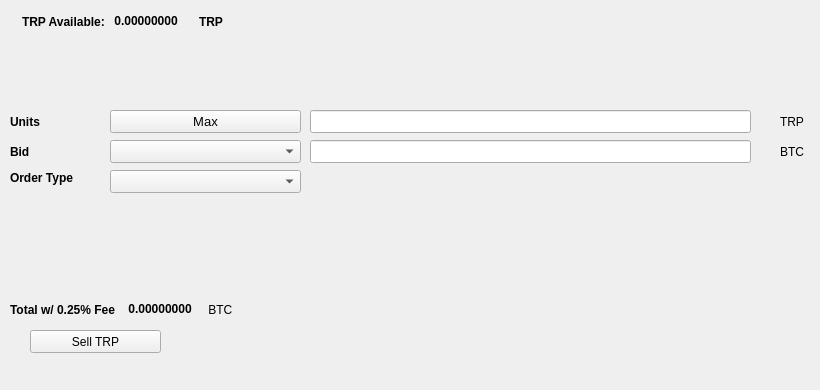
   <widget class="QWidget" name="SellTab">
    <attribute name="title">
     <string>Sell</string>
    </attribute>
    <widget class="QLabel" name="label_16">
     <property name="geometry">
      <rect>
       <x>780</x>
       <y>140</y>
       <width>31</width>
       <height>23</height>
      </rect>
     </property>
     <property name="text">
      <string>BTC</string>
     </property>
    </widget>
    <widget class="QComboBox" name="SellBidcomboBox">
     <property name="geometry">
      <rect>
       <x>110</x>
       <y>140</y>
       <width>191</width>
       <height>23</height>
      </rect>
     </property>
     <property name="font">
      <font>
       <pointsize>10</pointsize>
      </font>
     </property>
    </widget>
    <widget class="QLabel" name="label_18">
     <property name="geometry">
      <rect>
       <x>10</x>
       <y>110</y>
       <width>46</width>
       <height>23</height>
      </rect>
     </property>
     <property name="font">
      <font>
       <weight>75</weight>
       <bold>true</bold>
      </font>
     </property>
     <property name="text">
      <string>Units</string>
     </property>
    </widget>
    <widget class="QPushButton" name="Sell_Max_Amount">
     <property name="geometry">
      <rect>
       <x>110</x>
       <y>110</y>
       <width>191</width>
       <height>23</height>
      </rect>
     </property>
     <property name="font">
      <font>
       <pointsize>10</pointsize>
      </font>
     </property>
     <property name="text">
      <string>Max</string>
     </property>
    </widget>
    <widget class="QLabel" name="label_20">
     <property name="geometry">
      <rect>
       <x>10</x>
       <y>170</y>
       <width>91</width>
       <height>16</height>
      </rect>
     </property>
     <property name="font">
      <font>
       <weight>75</weight>
       <bold>true</bold>
      </font>
     </property>
     <property name="text">
      <string>Order Type</string>
     </property>
    </widget>
    <widget class="QComboBox" name="SellOrdertypeCombo">
     <property name="geometry">
      <rect>
       <x>110</x>
       <y>170</y>
       <width>191</width>
       <height>23</height>
      </rect>
     </property>
     <property name="font">
      <font>
       <pointsize>10</pointsize>
      </font>
     </property>
    </widget>
    <widget class="QLabel" name="label_21">
     <property name="geometry">
      <rect>
       <x>10</x>
       <y>140</y>
       <width>46</width>
       <height>23</height>
      </rect>
     </property>
     <property name="font">
      <font>
       <weight>75</weight>
       <bold>true</bold>
      </font>
     </property>
     <property name="text">
      <string>Bid</string>
     </property>
    </widget>
    <widget class="QLabel" name="label_22">
     <property name="geometry">
      <rect>
       <x>780</x>
       <y>110</y>
       <width>31</width>
       <height>23</height>
      </rect>
     </property>
     <property name="text">
      <string>TRP</string>
     </property>
    </widget>
    <widget class="QLineEdit" name="UnitsInputTRP">
     <property name="geometry">
      <rect>
       <x>310</x>
       <y>110</y>
       <width>441</width>
       <height>23</height>
      </rect>
     </property>
     <property name="font">
      <font>
       <pointsize>9</pointsize>
       <weight>75</weight>
       <bold>true</bold>
      </font>
     </property>
    </widget>
    <widget class="QLineEdit" name="SellBidPriceEdit">
     <property name="geometry">
      <rect>
       <x>310</x>
       <y>140</y>
       <width>441</width>
       <height>23</height>
      </rect>
     </property>
     <property name="font">
      <font>
       <pointsize>9</pointsize>
       <weight>75</weight>
       <bold>true</bold>
      </font>
     </property>
    </widget>
    <widget class="QPushButton" name="SellTRPBTN">
     <property name="geometry">
      <rect>
       <x>30</x>
       <y>330</y>
       <width>131</width>
       <height>23</height>
      </rect>
     </property>
     <property name="text">
      <string>Sell TRP</string>
     </property>
     <property name="icon">
      <iconset resource="../travelpay">
       <normaloff>:/icons/bitcoin</normaloff>:/icons/bitcoin</iconset>
     </property>
    </widget>
    <widget class="QWidget" name="layoutWidget3">
     <property name="geometry">
      <rect>
       <x>22</x>
       <y>12</y>
       <width>258</width>
       <height>19</height>
      </rect>
     </property>
     <layout class="QHBoxLayout" name="horizontalLayout">
      <item>
       <widget class="QLabel" name="label232_2">
        <property name="font">
         <font>
          <weight>75</weight>
          <bold>true</bold>
         </font>
        </property>
        <property name="text">
         <string>TRP Available:</string>
        </property>
       </widget>
      </item>
      <item>
       <widget class="QLabel" name="TRPAvailableLabel">
        <property name="palette">
         <palette>
          <active>
           <colorrole role="WindowText">
            <brush brushstyle="SolidPattern">
             <color alpha="255">
              <red>0</red>
              <green>0</green>
              <blue>0</blue>
             </color>
            </brush>
           </colorrole>
           <colorrole role="Button">
            <brush brushstyle="SolidPattern">
             <color alpha="255">
              <red>0</red>
              <green>170</green>
              <blue>0</blue>
             </color>
            </brush>
           </colorrole>
           <colorrole role="Light">
            <brush brushstyle="SolidPattern">
             <color alpha="255">
              <red>0</red>
              <green>255</green>
              <blue>0</blue>
             </color>
            </brush>
           </colorrole>
           <colorrole role="Midlight">
            <brush brushstyle="SolidPattern">
             <color alpha="255">
              <red>0</red>
              <green>212</green>
              <blue>0</blue>
             </color>
            </brush>
           </colorrole>
           <colorrole role="Dark">
            <brush brushstyle="SolidPattern">
             <color alpha="255">
              <red>0</red>
              <green>85</green>
              <blue>0</blue>
             </color>
            </brush>
           </colorrole>
           <colorrole role="Mid">
            <brush brushstyle="SolidPattern">
             <color alpha="255">
              <red>0</red>
              <green>113</green>
              <blue>0</blue>
             </color>
            </brush>
           </colorrole>
           <colorrole role="Text">
            <brush brushstyle="SolidPattern">
             <color alpha="255">
              <red>0</red>
              <green>170</green>
              <blue>0</blue>
             </color>
            </brush>
           </colorrole>
           <colorrole role="BrightText">
            <brush brushstyle="SolidPattern">
             <color alpha="255">
              <red>255</red>
              <green>255</green>
              <blue>255</blue>
             </color>
            </brush>
           </colorrole>
           <colorrole role="ButtonText">
            <brush brushstyle="SolidPattern">
             <color alpha="255">
              <red>0</red>
              <green>0</green>
              <blue>0</blue>
             </color>
            </brush>
           </colorrole>
           <colorrole role="Base">
            <brush brushstyle="SolidPattern">
             <color alpha="255">
              <red>255</red>
              <green>255</green>
              <blue>255</blue>
             </color>
            </brush>
           </colorrole>
           <colorrole role="Window">
            <brush brushstyle="SolidPattern">
             <color alpha="255">
              <red>0</red>
              <green>170</green>
              <blue>0</blue>
             </color>
            </brush>
           </colorrole>
           <colorrole role="Shadow">
            <brush brushstyle="SolidPattern">
             <color alpha="255">
              <red>0</red>
              <green>0</green>
              <blue>0</blue>
             </color>
            </brush>
           </colorrole>
           <colorrole role="AlternateBase">
            <brush brushstyle="SolidPattern">
             <color alpha="255">
              <red>127</red>
              <green>212</green>
              <blue>127</blue>
             </color>
            </brush>
           </colorrole>
           <colorrole role="ToolTipBase">
            <brush brushstyle="SolidPattern">
             <color alpha="255">
              <red>255</red>
              <green>255</green>
              <blue>220</blue>
             </color>
            </brush>
           </colorrole>
           <colorrole role="ToolTipText">
            <brush brushstyle="SolidPattern">
             <color alpha="255">
              <red>0</red>
              <green>0</green>
              <blue>0</blue>
             </color>
            </brush>
           </colorrole>
          </active>
          <inactive>
           <colorrole role="WindowText">
            <brush brushstyle="SolidPattern">
             <color alpha="255">
              <red>0</red>
              <green>0</green>
              <blue>0</blue>
             </color>
            </brush>
           </colorrole>
           <colorrole role="Button">
            <brush brushstyle="SolidPattern">
             <color alpha="255">
              <red>0</red>
              <green>170</green>
              <blue>0</blue>
             </color>
            </brush>
           </colorrole>
           <colorrole role="Light">
            <brush brushstyle="SolidPattern">
             <color alpha="255">
              <red>0</red>
              <green>255</green>
              <blue>0</blue>
             </color>
            </brush>
           </colorrole>
           <colorrole role="Midlight">
            <brush brushstyle="SolidPattern">
             <color alpha="255">
              <red>0</red>
              <green>212</green>
              <blue>0</blue>
             </color>
            </brush>
           </colorrole>
           <colorrole role="Dark">
            <brush brushstyle="SolidPattern">
             <color alpha="255">
              <red>0</red>
              <green>85</green>
              <blue>0</blue>
             </color>
            </brush>
           </colorrole>
           <colorrole role="Mid">
            <brush brushstyle="SolidPattern">
             <color alpha="255">
              <red>0</red>
              <green>113</green>
              <blue>0</blue>
             </color>
            </brush>
           </colorrole>
           <colorrole role="Text">
            <brush brushstyle="SolidPattern">
             <color alpha="255">
              <red>0</red>
              <green>170</green>
              <blue>0</blue>
             </color>
            </brush>
           </colorrole>
           <colorrole role="BrightText">
            <brush brushstyle="SolidPattern">
             <color alpha="255">
              <red>255</red>
              <green>255</green>
              <blue>255</blue>
             </color>
            </brush>
           </colorrole>
           <colorrole role="ButtonText">
            <brush brushstyle="SolidPattern">
             <color alpha="255">
              <red>0</red>
              <green>0</green>
              <blue>0</blue>
             </color>
            </brush>
           </colorrole>
           <colorrole role="Base">
            <brush brushstyle="SolidPattern">
             <color alpha="255">
              <red>255</red>
              <green>255</green>
              <blue>255</blue>
             </color>
            </brush>
           </colorrole>
           <colorrole role="Window">
            <brush brushstyle="SolidPattern">
             <color alpha="255">
              <red>0</red>
              <green>170</green>
              <blue>0</blue>
             </color>
            </brush>
           </colorrole>
           <colorrole role="Shadow">
            <brush brushstyle="SolidPattern">
             <color alpha="255">
              <red>0</red>
              <green>0</green>
              <blue>0</blue>
             </color>
            </brush>
           </colorrole>
           <colorrole role="AlternateBase">
            <brush brushstyle="SolidPattern">
             <color alpha="255">
              <red>127</red>
              <green>212</green>
              <blue>127</blue>
             </color>
            </brush>
           </colorrole>
           <colorrole role="ToolTipBase">
            <brush brushstyle="SolidPattern">
             <color alpha="255">
              <red>255</red>
              <green>255</green>
              <blue>220</blue>
             </color>
            </brush>
           </colorrole>
           <colorrole role="ToolTipText">
            <brush brushstyle="SolidPattern">
             <color alpha="255">
              <red>0</red>
              <green>0</green>
              <blue>0</blue>
             </color>
            </brush>
           </colorrole>
          </inactive>
          <disabled>
           <colorrole role="WindowText">
            <brush brushstyle="SolidPattern">
             <color alpha="255">
              <red>0</red>
              <green>85</green>
              <blue>0</blue>
             </color>
            </brush>
           </colorrole>
           <colorrole role="Button">
            <brush brushstyle="SolidPattern">
             <color alpha="255">
              <red>0</red>
              <green>170</green>
              <blue>0</blue>
             </color>
            </brush>
           </colorrole>
           <colorrole role="Light">
            <brush brushstyle="SolidPattern">
             <color alpha="255">
              <red>0</red>
              <green>255</green>
              <blue>0</blue>
             </color>
            </brush>
           </colorrole>
           <colorrole role="Midlight">
            <brush brushstyle="SolidPattern">
             <color alpha="255">
              <red>0</red>
              <green>212</green>
              <blue>0</blue>
             </color>
            </brush>
           </colorrole>
           <colorrole role="Dark">
            <brush brushstyle="SolidPattern">
             <color alpha="255">
              <red>0</red>
              <green>85</green>
              <blue>0</blue>
             </color>
            </brush>
           </colorrole>
           <colorrole role="Mid">
            <brush brushstyle="SolidPattern">
             <color alpha="255">
              <red>0</red>
              <green>113</green>
              <blue>0</blue>
             </color>
            </brush>
           </colorrole>
           <colorrole role="Text">
            <brush brushstyle="SolidPattern">
             <color alpha="255">
              <red>0</red>
              <green>85</green>
              <blue>0</blue>
             </color>
            </brush>
           </colorrole>
           <colorrole role="BrightText">
            <brush brushstyle="SolidPattern">
             <color alpha="255">
              <red>255</red>
              <green>255</green>
              <blue>255</blue>
             </color>
            </brush>
           </colorrole>
           <colorrole role="ButtonText">
            <brush brushstyle="SolidPattern">
             <color alpha="255">
              <red>0</red>
              <green>85</green>
              <blue>0</blue>
             </color>
            </brush>
           </colorrole>
           <colorrole role="Base">
            <brush brushstyle="SolidPattern">
             <color alpha="255">
              <red>0</red>
              <green>170</green>
              <blue>0</blue>
             </color>
            </brush>
           </colorrole>
           <colorrole role="Window">
            <brush brushstyle="SolidPattern">
             <color alpha="255">
              <red>0</red>
              <green>170</green>
              <blue>0</blue>
             </color>
            </brush>
           </colorrole>
           <colorrole role="Shadow">
            <brush brushstyle="SolidPattern">
             <color alpha="255">
              <red>0</red>
              <green>0</green>
              <blue>0</blue>
             </color>
            </brush>
           </colorrole>
           <colorrole role="AlternateBase">
            <brush brushstyle="SolidPattern">
             <color alpha="255">
              <red>0</red>
              <green>170</green>
              <blue>0</blue>
             </color>
            </brush>
           </colorrole>
           <colorrole role="ToolTipBase">
            <brush brushstyle="SolidPattern">
             <color alpha="255">
              <red>255</red>
              <green>255</green>
              <blue>220</blue>
             </color>
            </brush>
           </colorrole>
           <colorrole role="ToolTipText">
            <brush brushstyle="SolidPattern">
             <color alpha="255">
              <red>0</red>
              <green>0</green>
              <blue>0</blue>
             </color>
            </brush>
           </colorrole>
          </disabled>
         </palette>
        </property>
        <property name="font">
         <font>
          <weight>75</weight>
          <bold>true</bold>
         </font>
        </property>
        <property name="text">
         <string> 0.00000000 </string>
        </property>
        <property name="textInteractionFlags">
         <set>Qt::LinksAccessibleByMouse|Qt::TextSelectableByKeyboard|Qt::TextSelectableByMouse</set>
        </property>
       </widget>
      </item>
      <item>
       <widget class="QLabel" name="labelTRP">
        <property name="font">
         <font>
          <weight>75</weight>
          <bold>true</bold>
         </font>
        </property>
        <property name="text">
         <string>TRP</string>
        </property>
       </widget>
      </item>
     </layout>
    </widget>
    <widget class="QWidget" name="layoutWidget">
     <property name="geometry">
      <rect>
       <x>10</x>
       <y>300</y>
       <width>268</width>
       <height>19</height>
      </rect>
     </property>
     <layout class="QHBoxLayout" name="horizontalLayout_2">
      <item>
       <widget class="QLabel" name="label_19">
        <property name="font">
         <font>
          <weight>75</weight>
          <bold>true</bold>
         </font>
        </property>
        <property name="text">
         <string>Total w/ 0.25% Fee </string>
        </property>
       </widget>
      </item>
      <item>
       <widget class="QLabel" name="SellCostLabel">
        <property name="palette">
         <palette>
          <active>
           <colorrole role="WindowText">
            <brush brushstyle="SolidPattern">
             <color alpha="255">
              <red>0</red>
              <green>0</green>
              <blue>0</blue>
             </color>
            </brush>
           </colorrole>
           <colorrole role="Button">
            <brush brushstyle="SolidPattern">
             <color alpha="255">
              <red>0</red>
              <green>170</green>
              <blue>0</blue>
             </color>
            </brush>
           </colorrole>
           <colorrole role="Light">
            <brush brushstyle="SolidPattern">
             <color alpha="255">
              <red>0</red>
              <green>255</green>
              <blue>0</blue>
             </color>
            </brush>
           </colorrole>
           <colorrole role="Midlight">
            <brush brushstyle="SolidPattern">
             <color alpha="255">
              <red>0</red>
              <green>212</green>
              <blue>0</blue>
             </color>
            </brush>
           </colorrole>
           <colorrole role="Dark">
            <brush brushstyle="SolidPattern">
             <color alpha="255">
              <red>0</red>
              <green>85</green>
              <blue>0</blue>
             </color>
            </brush>
           </colorrole>
           <colorrole role="Mid">
            <brush brushstyle="SolidPattern">
             <color alpha="255">
              <red>0</red>
              <green>113</green>
              <blue>0</blue>
             </color>
            </brush>
           </colorrole>
           <colorrole role="Text">
            <brush brushstyle="SolidPattern">
             <color alpha="255">
              <red>0</red>
              <green>170</green>
              <blue>0</blue>
             </color>
            </brush>
           </colorrole>
           <colorrole role="BrightText">
            <brush brushstyle="SolidPattern">
             <color alpha="255">
              <red>255</red>
              <green>255</green>
              <blue>255</blue>
             </color>
            </brush>
           </colorrole>
           <colorrole role="ButtonText">
            <brush brushstyle="SolidPattern">
             <color alpha="255">
              <red>0</red>
              <green>0</green>
              <blue>0</blue>
             </color>
            </brush>
           </colorrole>
           <colorrole role="Base">
            <brush brushstyle="SolidPattern">
             <color alpha="255">
              <red>255</red>
              <green>255</green>
              <blue>255</blue>
             </color>
            </brush>
           </colorrole>
           <colorrole role="Window">
            <brush brushstyle="SolidPattern">
             <color alpha="255">
              <red>0</red>
              <green>170</green>
              <blue>0</blue>
             </color>
            </brush>
           </colorrole>
           <colorrole role="Shadow">
            <brush brushstyle="SolidPattern">
             <color alpha="255">
              <red>0</red>
              <green>0</green>
              <blue>0</blue>
             </color>
            </brush>
           </colorrole>
           <colorrole role="AlternateBase">
            <brush brushstyle="SolidPattern">
             <color alpha="255">
              <red>127</red>
              <green>212</green>
              <blue>127</blue>
             </color>
            </brush>
           </colorrole>
           <colorrole role="ToolTipBase">
            <brush brushstyle="SolidPattern">
             <color alpha="255">
              <red>255</red>
              <green>255</green>
              <blue>220</blue>
             </color>
            </brush>
           </colorrole>
           <colorrole role="ToolTipText">
            <brush brushstyle="SolidPattern">
             <color alpha="255">
              <red>0</red>
              <green>0</green>
              <blue>0</blue>
             </color>
            </brush>
           </colorrole>
          </active>
          <inactive>
           <colorrole role="WindowText">
            <brush brushstyle="SolidPattern">
             <color alpha="255">
              <red>0</red>
              <green>0</green>
              <blue>0</blue>
             </color>
            </brush>
           </colorrole>
           <colorrole role="Button">
            <brush brushstyle="SolidPattern">
             <color alpha="255">
              <red>0</red>
              <green>170</green>
              <blue>0</blue>
             </color>
            </brush>
           </colorrole>
           <colorrole role="Light">
            <brush brushstyle="SolidPattern">
             <color alpha="255">
              <red>0</red>
              <green>255</green>
              <blue>0</blue>
             </color>
            </brush>
           </colorrole>
           <colorrole role="Midlight">
            <brush brushstyle="SolidPattern">
             <color alpha="255">
              <red>0</red>
              <green>212</green>
              <blue>0</blue>
             </color>
            </brush>
           </colorrole>
           <colorrole role="Dark">
            <brush brushstyle="SolidPattern">
             <color alpha="255">
              <red>0</red>
              <green>85</green>
              <blue>0</blue>
             </color>
            </brush>
           </colorrole>
           <colorrole role="Mid">
            <brush brushstyle="SolidPattern">
             <color alpha="255">
              <red>0</red>
              <green>113</green>
              <blue>0</blue>
             </color>
            </brush>
           </colorrole>
           <colorrole role="Text">
            <brush brushstyle="SolidPattern">
             <color alpha="255">
              <red>0</red>
              <green>170</green>
              <blue>0</blue>
             </color>
            </brush>
           </colorrole>
           <colorrole role="BrightText">
            <brush brushstyle="SolidPattern">
             <color alpha="255">
              <red>255</red>
              <green>255</green>
              <blue>255</blue>
             </color>
            </brush>
           </colorrole>
           <colorrole role="ButtonText">
            <brush brushstyle="SolidPattern">
             <color alpha="255">
              <red>0</red>
              <green>0</green>
              <blue>0</blue>
             </color>
            </brush>
           </colorrole>
           <colorrole role="Base">
            <brush brushstyle="SolidPattern">
             <color alpha="255">
              <red>255</red>
              <green>255</green>
              <blue>255</blue>
             </color>
            </brush>
           </colorrole>
           <colorrole role="Window">
            <brush brushstyle="SolidPattern">
             <color alpha="255">
              <red>0</red>
              <green>170</green>
              <blue>0</blue>
             </color>
            </brush>
           </colorrole>
           <colorrole role="Shadow">
            <brush brushstyle="SolidPattern">
             <color alpha="255">
              <red>0</red>
              <green>0</green>
              <blue>0</blue>
             </color>
            </brush>
           </colorrole>
           <colorrole role="AlternateBase">
            <brush brushstyle="SolidPattern">
             <color alpha="255">
              <red>127</red>
              <green>212</green>
              <blue>127</blue>
             </color>
            </brush>
           </colorrole>
           <colorrole role="ToolTipBase">
            <brush brushstyle="SolidPattern">
             <color alpha="255">
              <red>255</red>
              <green>255</green>
              <blue>220</blue>
             </color>
            </brush>
           </colorrole>
           <colorrole role="ToolTipText">
            <brush brushstyle="SolidPattern">
             <color alpha="255">
              <red>0</red>
              <green>0</green>
              <blue>0</blue>
             </color>
            </brush>
           </colorrole>
          </inactive>
          <disabled>
           <colorrole role="WindowText">
            <brush brushstyle="SolidPattern">
             <color alpha="255">
              <red>0</red>
              <green>85</green>
              <blue>0</blue>
             </color>
            </brush>
           </colorrole>
           <colorrole role="Button">
            <brush brushstyle="SolidPattern">
             <color alpha="255">
              <red>0</red>
              <green>170</green>
              <blue>0</blue>
             </color>
            </brush>
           </colorrole>
           <colorrole role="Light">
            <brush brushstyle="SolidPattern">
             <color alpha="255">
              <red>0</red>
              <green>255</green>
              <blue>0</blue>
             </color>
            </brush>
           </colorrole>
           <colorrole role="Midlight">
            <brush brushstyle="SolidPattern">
             <color alpha="255">
              <red>0</red>
              <green>212</green>
              <blue>0</blue>
             </color>
            </brush>
           </colorrole>
           <colorrole role="Dark">
            <brush brushstyle="SolidPattern">
             <color alpha="255">
              <red>0</red>
              <green>85</green>
              <blue>0</blue>
             </color>
            </brush>
           </colorrole>
           <colorrole role="Mid">
            <brush brushstyle="SolidPattern">
             <color alpha="255">
              <red>0</red>
              <green>113</green>
              <blue>0</blue>
             </color>
            </brush>
           </colorrole>
           <colorrole role="Text">
            <brush brushstyle="SolidPattern">
             <color alpha="255">
              <red>0</red>
              <green>85</green>
              <blue>0</blue>
             </color>
            </brush>
           </colorrole>
           <colorrole role="BrightText">
            <brush brushstyle="SolidPattern">
             <color alpha="255">
              <red>255</red>
              <green>255</green>
              <blue>255</blue>
             </color>
            </brush>
           </colorrole>
           <colorrole role="ButtonText">
            <brush brushstyle="SolidPattern">
             <color alpha="255">
              <red>0</red>
              <green>85</green>
              <blue>0</blue>
             </color>
            </brush>
           </colorrole>
           <colorrole role="Base">
            <brush brushstyle="SolidPattern">
             <color alpha="255">
              <red>0</red>
              <green>170</green>
              <blue>0</blue>
             </color>
            </brush>
           </colorrole>
           <colorrole role="Window">
            <brush brushstyle="SolidPattern">
             <color alpha="255">
              <red>0</red>
              <green>170</green>
              <blue>0</blue>
             </color>
            </brush>
           </colorrole>
           <colorrole role="Shadow">
            <brush brushstyle="SolidPattern">
             <color alpha="255">
              <red>0</red>
              <green>0</green>
              <blue>0</blue>
             </color>
            </brush>
           </colorrole>
           <colorrole role="AlternateBase">
            <brush brushstyle="SolidPattern">
             <color alpha="255">
              <red>0</red>
              <green>170</green>
              <blue>0</blue>
             </color>
            </brush>
           </colorrole>
           <colorrole role="ToolTipBase">
            <brush brushstyle="SolidPattern">
             <color alpha="255">
              <red>255</red>
              <green>255</green>
              <blue>220</blue>
             </color>
            </brush>
           </colorrole>
           <colorrole role="ToolTipText">
            <brush brushstyle="SolidPattern">
             <color alpha="255">
              <red>0</red>
              <green>0</green>
              <blue>0</blue>
             </color>
            </brush>
           </colorrole>
          </disabled>
         </palette>
        </property>
        <property name="font">
         <font>
          <weight>75</weight>
          <bold>true</bold>
         </font>
        </property>
        <property name="autoFillBackground">
         <bool>false</bool>
        </property>
        <property name="text">
         <string> 0.00000000</string>
        </property>
        <property name="textInteractionFlags">
         <set>Qt::LinksAccessibleByMouse|Qt::TextSelectableByMouse</set>
        </property>
       </widget>
      </item>
      <item>
       <widget class="QLabel" name="label_17">
        <property name="font">
         <font>
          <weight>50</weight>
          <bold>false</bold>
         </font>
        </property>
        <property name="text">
         <string> BTC</string>
        </property>
       </widget>
      </item>
     </layout>
    </widget>
    <widget class="QLabel" name="label_23">
     <property name="geometry">
      <rect>
       <x>460</x>
       <y>300</y>
       <width>281</width>
       <height>81</height>
      </rect>
     </property>
     <property name="text">
      <string/>
     </property>
     <property name="pixmap">
      <pixmap>:/images/bittrex</pixmap>
     </property>
    </widget>
   </widget>
